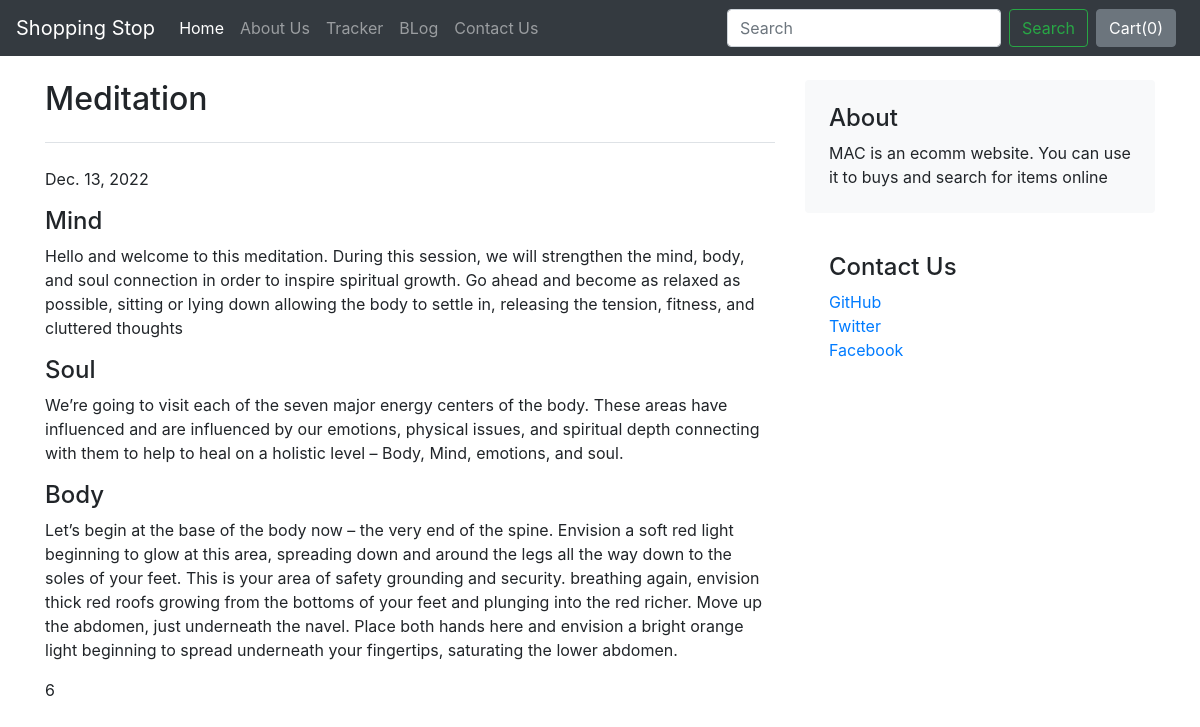
The page /blog/blogpost/1 on the database its author committed.
### blog/models.py (models this page shows, shortened)
class Blogpost(models.Model):
    post_id=models.AutoField(primary_key=True)
    title=models.CharField(max_length=30)
    head0=models.CharField(max_length=200,default="")
    chead0=models.CharField(max_length=5000,default="")
    head1=models.CharField(max_length=200,default="")
    chead1=models.CharField(max_length=5000,default="")
    head2=models.CharField(max_length=200,default="")
    chead2=models.CharField(max_length=5000,default="")
    pub_date=models.DateField()
    thumbnail=models.ImageField(upload_to="shop/images",default="")

### blog/views.py (the view)
# urls.py: path('blogpost/<int:id>', views.blogpost, name='blogPost'),
def blogpost(request,id):
    post=Blogpost.objects.filter(post_id=id)[0]
    return render(request,'blog/blogpost.html',{"post":post})

### blog/templates/blog/blogpost.html (shortened to what this page needs)
{% extends 'blog/basic.html' %}
{% block body%}
<div class="container mt-4" >
    <div class="row g-5">
        <div class="col-md-8">
          <h2 class="pb-4 mb-4 fst-italic border-bottom">
            {{post.title}}
          </h2>
          <p class="blog-post-meta">{{post.pub_date}} </p>
          <article class="blog-post">
            <h4 class="blog-post-title mb-2">{{post.head0}}</h4>
            <p>{{post.chead0}}</p>
            <h4>{{post.head1}}</h4>
            <p>{{post.chead1}}</p>
            <h4>{{post.head2}}</h4>
            <p>{{post.chead2}}</p>
        <div class="fb-comments" data-href="http://127.0.0.1:8000/blog/blogpost/{{post.post_id}}" data-width="" data-numposts="5"></div>6
        </div>
        <div class="col-md-4">
          <div class="position-sticky" style="top: 2rem;">
            <div class="p-4 mb-3 bg-light rounded">
              <h4 class="fst-italic">About</h4>
              <p class="mb-0">MAC is an ecomm website. You can use it to buys and search for items online</p>
            </div>
            <div class="p-4">
              <h4 class="fst-italic">Contact Us </h4>
              <ol class="list-unstyled">
                <li><a href="#">GitHub</a></li>
                <li><a href="#">Twitter</a></li>
                <li><a href="#">Facebook</a></li>
              </ol>
            </div>
          </div>
        </div>
      </div>
</div>
{% endblock %}

### rows shown on the page
Blogpost: title "Meditation", pub_date "Dec. 13, 2022", head0 "Mind", chead0 "Hello and welcome to this meditation. During this session, we will strengthen the mind, body, and soul connection in order to inspire spiritual growth. Go ahead and become as relaxed as possible, sitting or lying down allowing the body to settle in, releasing the tension, fitness, and cluttered thoughts", head1 "Soul", chead1 "We’re going to visit each of the seven major energy centers of the body. These areas have influenced and are influenced by our emotions, physical issues, and spiritual depth connecting with them to help to heal on a holistic level – Body, Mind, emotions, and soul.", head2 "Body", chead2 "Let’s begin at the base of the body now – the very end of the spine. Envision a soft red light beginning to glow at this area, spreading down and around the legs all the way down to the soles of your feet. This is your area of safety grounding and security. breathing again, envision thick red roofs growing from the bottoms of your feet and plunging into the red richer. Move up the abdomen, just underneath the navel. Place both hands here and envision a bright orange light beginning to spread underneath your fingertips, saturating the lower abdomen."
